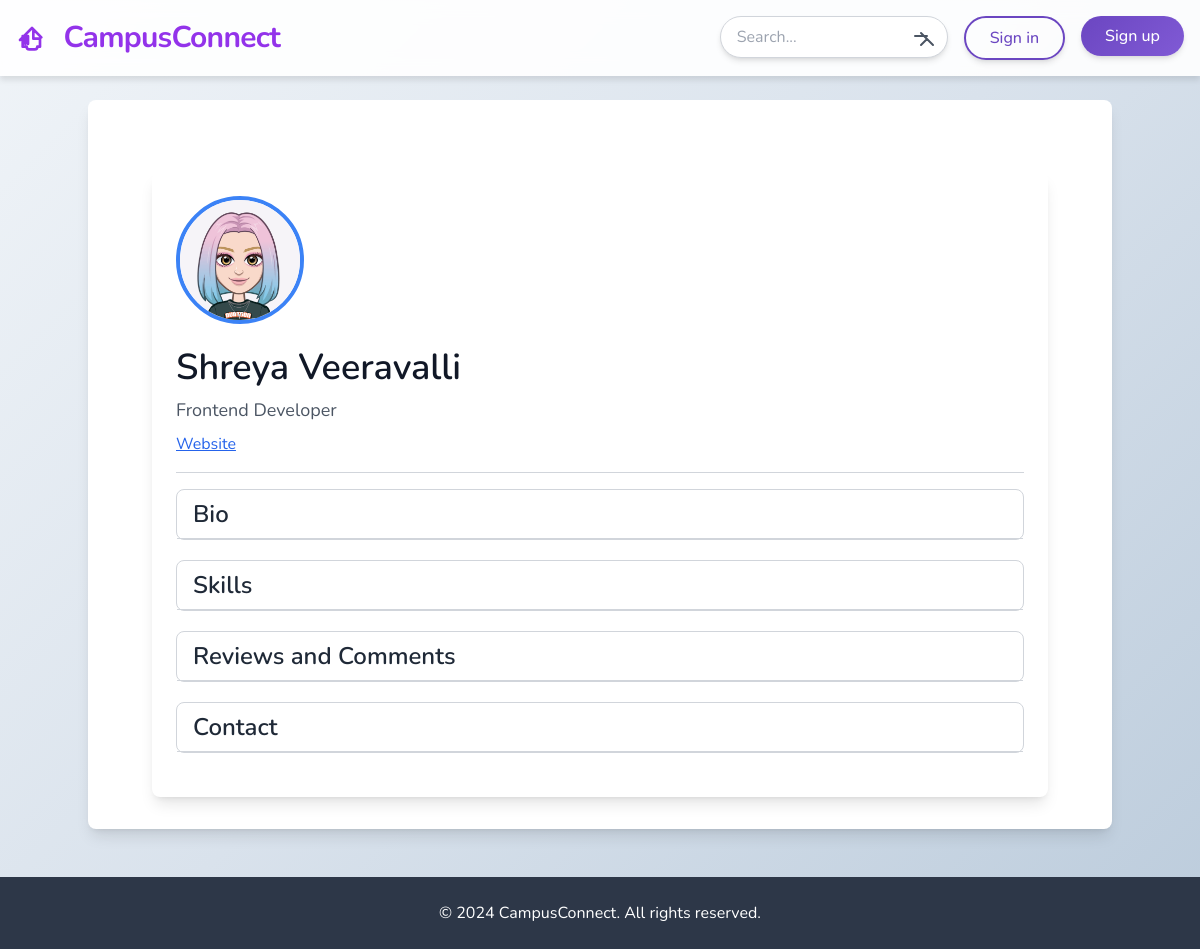
The page /developer/2/ on the database its author committed.
### jobs/models.py (models this page shows, shortened)
class freelancer(models.Model):
    owner = models.ForeignKey(user,on_delete=models.CASCADE)
    name = models.CharField(max_length=50)
    tagline = models.CharField(max_length=100)
    bio = models.TextField(blank=True)
    website = models.URLField(blank=True)
    profile_pic = models.ImageField(upload_to='profiles/', blank=True)
    Skills = models.CharField(max_length=255, blank=True)
    Reviews = models.TextField(blank=True)
    Phone_number = models.CharField(max_length=20, blank=True)
    Email = models.EmailField(blank=True)

### jobs/views.py (the view)
# urls.py: path('developer/<int:pk>/',freelancerdetailview.as_view(), name='freelancer-detail'),
class freelancerdetailview(DetailView):
    model = freelancer
    def get_context_data(self, **kwargs):
        context = super().get_context_data(**kwargs)
        freelancer_obj = self.get_object()
        if isinstance(freelancer_obj.Skills, str):
            context['skills_list'] = [skill.strip() for skill in freelancer_obj.Skills.split(',')]
        else:
            context['skills_list'] = []
        try:
            context['reviews_list'] = json.loads(freelancer_obj.Reviews)
        except json.JSONDecodeError:
            context['reviews_list'] = []
        return context

### jobs/templates/jobs/freelancer_detail.html (shortened to what this page needs)
{% extends 'jobs/_base.html' %}
{% block content %}
<div class="max-w-4xl mx-auto mt-10 p-6 bg-white shadow-lg rounded-lg space-y-6">
    <div class="flex-shrink-0">
        {% if object.profile_pic %}
            <img class="w-32 h-32 border-4 border-blue-500 rounded-full object-cover" src="{{ object.profile_pic.url }}" alt="Profile pic">
        {% endif %}
    </div>
    <div class="flex-grow">
        <h1 class="text-4xl font-semibold text-gray-900">{{ object.name }}</h1>
        <p class="text-lg text-gray-600 my-2">{{ object.tagline }}</p>
        {% if object.website %}
            <p><a class="text-blue-600 underline" target="_blank" href="{{ object.website }}" alt="dev website">Website</a></p>
        {% else %}
            <p class="text-gray-600">No website</p>
        {% endif %}
        <hr class="my-4 border-gray-300">
        <div class="collapsible border border-gray-300 rounded-lg">
            <h2 class="text-2xl font-semibold text-gray-800 section-toggle cursor-pointer px-4 py-2 border-b border-gray-300">Bio</h2>
        </div>
        <div class="collapsible border border-gray-300 rounded-lg">
            <h2 class="text-2xl font-semibold text-gray-800 section-toggle cursor-pointer px-4 py-2 border-b border-gray-300">Skills</h2>
        </div>
        <div class="collapsible border border-gray-300 rounded-lg">
            <h2 class="text-2xl font-semibold text-gray-800 section-toggle cursor-pointer px-4 py-2 border-b border-gray-300">Reviews and Comments</h2>
        </div>
        <div class="collapsible border border-gray-300 rounded-lg">
            <h2 class="text-2xl font-semibold text-gray-800 section-toggle cursor-pointer px-4 py-2 border-b border-gray-300">Contact</h2>
        </div>
    </div>
</div>
{% endblock content %}

### jobs/templates/jobs/_base.html (style rules this page uses)
body { font-family: 'Nunito', sans-serif; background: linear-gradient(135deg, #f0f4f8 0%, #d9e2ec 50%, #bcccdc 100%); color: #2d3748; }

### jobs/templates/jobs/freelancer_detail.html (style rules this page uses)
.collapsible { margin-bottom: 20px; }
.cursor-pointer { cursor: pointer; }

### rows shown on the page
freelancer: profile_pic (picture), name "Shreya Veeravalli", tagline "Frontend Developer"
